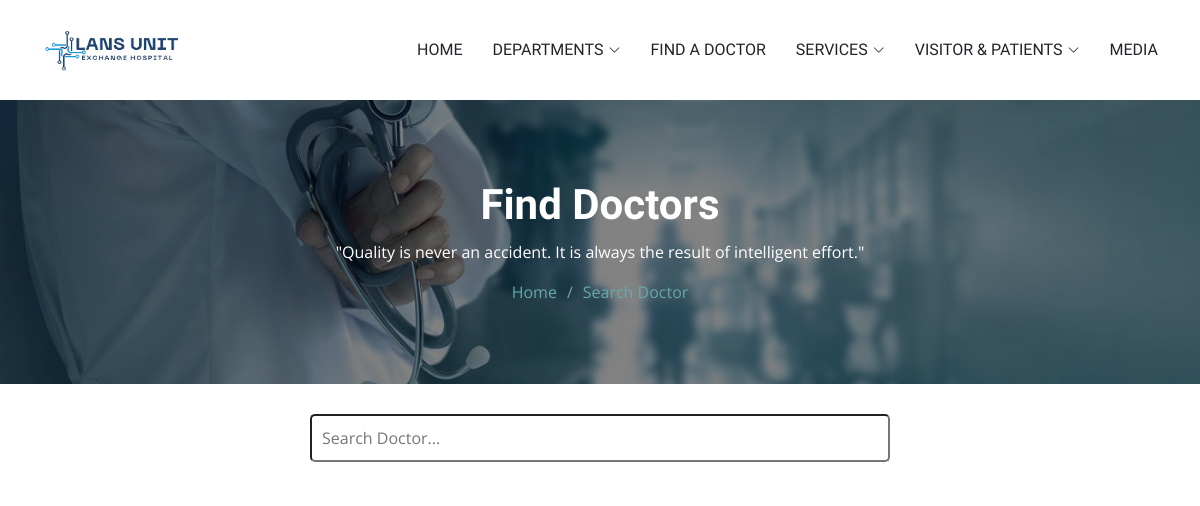
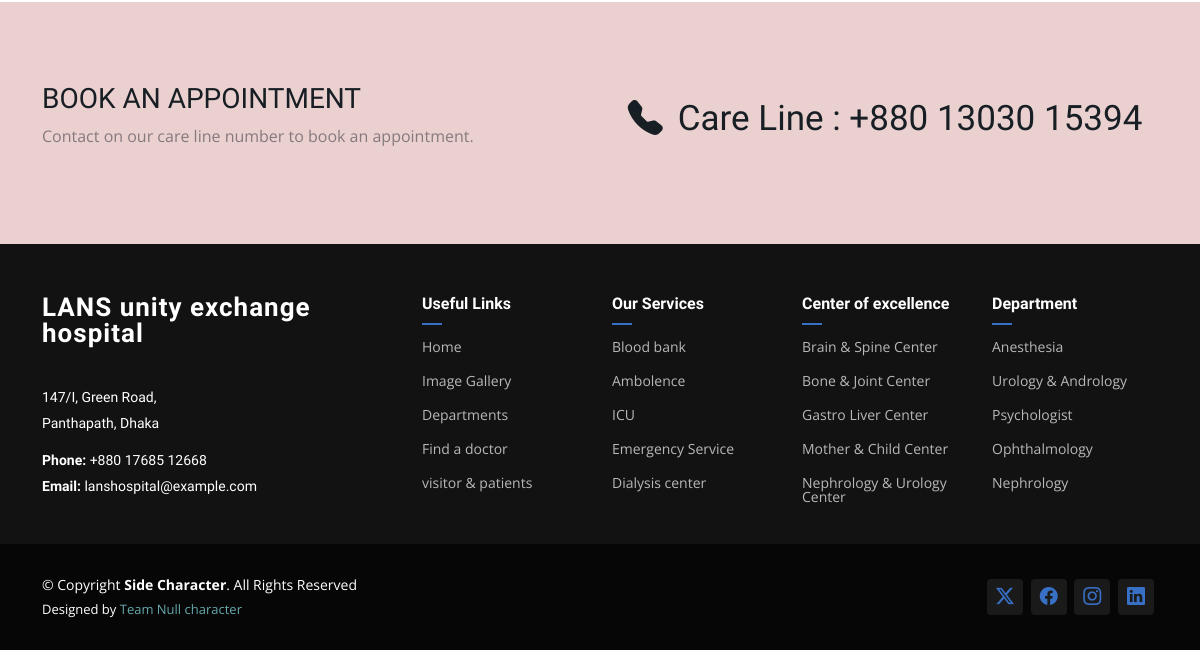
Page /app/find_doctor/ on the earlier database version (2 pictures, top to bottom).
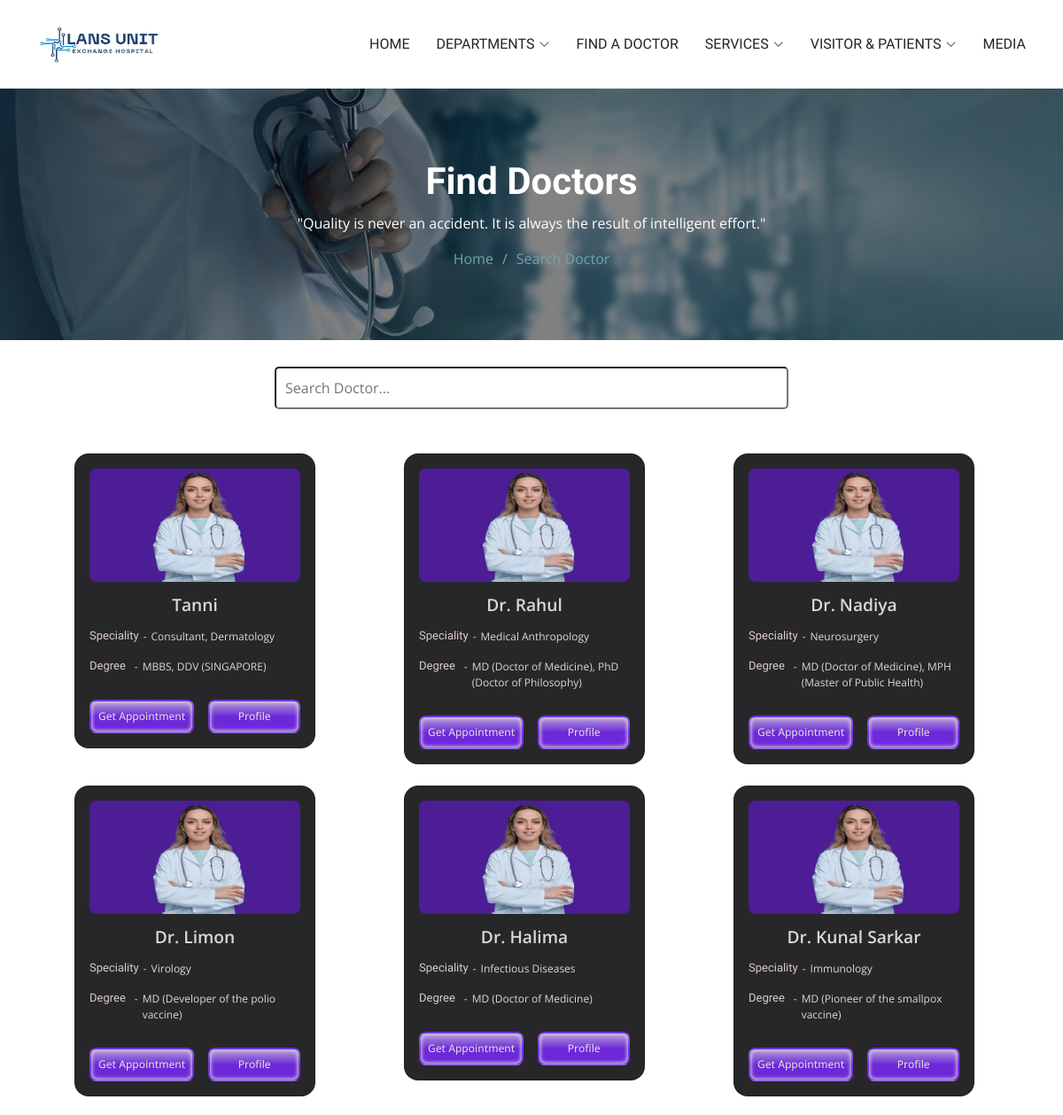
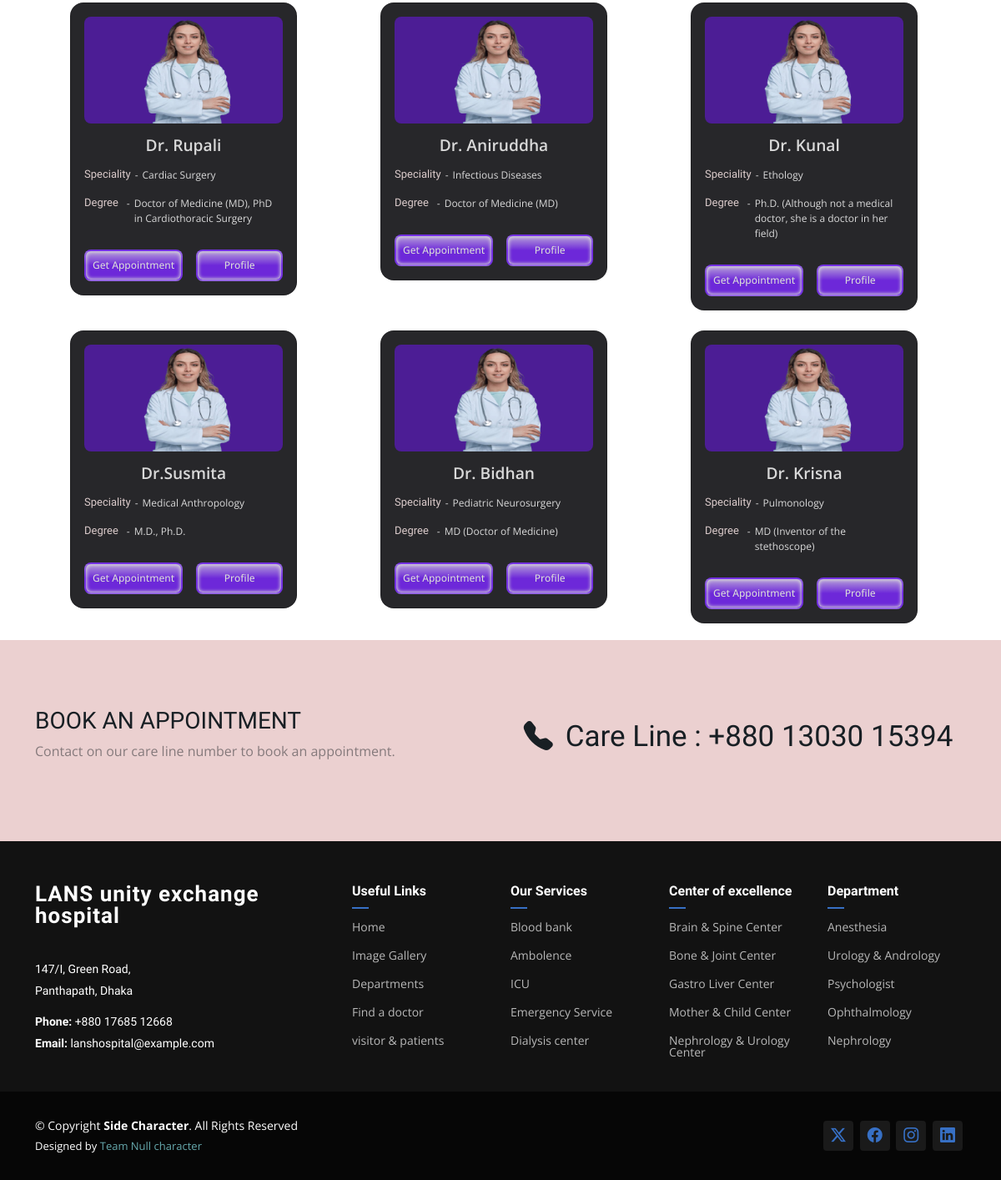
Same page on the later database version (2 pictures, top to bottom).
### LANS_HOSPITAL_APP/models.py (models this page shows)
class Doctor(models.Model):
    name = models.CharField(max_length= 200)
    speciality = models.TextField()
    degree = models.TextField()

### LANS_HOSPITAL_APP/views.py (the view)
# urls.py: path('find_doctor/' , views.find_doctor),
def find_doctor(request):
    doctor = Doctor.objects.all()
    return render(request ,"find_doctor.html"  , {"doctor":doctor})

### LANS_HOSPITAL_APP/templates/find_doctor.html (shortened to what this page needs)
{% extends "lay.html" %} {% load static %} {% block content %}
<main class="main">
  <div
    class="page-title dark-background"
    data-aos="fade"
    style="background-image: url(/static/assets/img/doctor_cover.jpg)"
  >
    <div class="container position-relative">
      <h1>Find Doctors</h1>
      <p>
        "Quality is never an accident. It is always the result of intelligent
        effort."
      </p>
      <nav class="breadcrumbs">
        <ol>
          <li><a href="index.html">Home</a></li>
          <li><a href="current">Search Doctor</a></li>
        </ol>
      </nav>
    </div>
  </div>
  <div class="container-doctor">
    <input
      id="searchbar"
      onkeyup="search_doctor()"
      type="text"
      name="search"
      placeholder="Search Doctor..."
    />
    <div class="container row gy-4 mt-3">
      {% for item in doctor %}
        <div class="col-lg-4">
          <div class="card">
            <div class="image_container-doctor">
              <img
                class="image"
                src="{% static './assets/img/doctors/d1.png' %}"
                alt=""
              />
            </div>
            <div class="title" style="text-align: center">
              <span class="doctor">{{ item.name }}</span>
            </div>
            <div class="size">
              <div class="speciality">
                <h3>Speciality</h3>
                <span style="padding-left: 5px">-</span>
                <p>{{ item.speciality }}</p>
              </div>
              <div class="degree">
                <h3>Degree</h3>
                <span style="padding-left: 10px">-</span>
                <p>{{ item.degree }}</p>
              </div>
            </div>
            <div class="action">
              <div class="price">
                <button class="cart-button">
                  <span><a href="{% url 'profile' item.id %}">Get Appointment</a></span>
                </button>
              </div>
              <button class="cart-button">
                <span><a href="{% url 'profile' item.id %}">Profile</a></span>
              </button>
            </div>
          </div>
        </div>
      {% endfor %}
    </div>
  </div>
  <section id="call-to-action" class="call-to-action section light-background">
    <div class="content">
      <div class="container">
        <div class="row align-items-center">
          <div class="col-lg-6">
            <div data-aos="fade-right">
              <h3>Book an Appointment</h3>
              <p class="opacity-50">
                Contact on our care line number to book an appointment.
              </p>
            </div>
          </div>
          <div class="col-lg-6">
            <div data-aos="fade-left">
              <h1 style="text-align: center" class="careline">
                <a style="padding-right: 15px" href="#"
                  ><i class="bi bi-telephone-fill"></i></a
                >Care Line : +880 13030 15394
              </h1>
            </div>
          </div>
        </div>
      </div>
    </div>
  </section>
</main>
{% endblock %}

### LANS_HOSPITAL_APP/templates/lay.html (shortened to what this page needs)
{% load static %}
<!DOCTYPE html>
<html lang="en">
  <head>
    <link
    href="{% static './assets/vendor/bootstrap/css/bootstrap.min.css' %}"
    rel="stylesheet"
  />
  <link rel="stylesheet" href="https://cdnjs.cloudflare.com/ajax/libs/font-awesome/6.6.0/css/all.min.css" />
  <link
      href="{% static './assets/vendor/bootstrap-icons/bootstrap-icons.css' %}"
      rel="stylesheet"
    />
    <link href="{% static './assets/vendor/aos/aos.css' %}" rel="stylesheet" />
    <link href="{% static './assets/vendor/swiper/swiper-bundle.min.css' %}" rel="stylesheet" />
    <link rel="stylesheet" href="{% static './assets/css/main.css' %}">
  </head>
  <body class="index-page">
    <header
      id="header"
      class="header d-flex align-items-center position-relative"
    >
      <div
        class="container-fluid container-xl position-relative d-flex align-items-center justify-content-between"
      >
        <a href="index.html" class="logo d-flex align-items-center">
          <img src="{% static './assets/img/main_logo.png' %}" alt="Hopital Logo" />
        </a>
        <nav id="navmenu" class="navmenu">
          <ul>
            <li><a href="/app/home">HOME</a></li>
            <li class="dropdown">
              <a href="#"
                >DEPARTMENTS<i
                  class="bi bi-chevron-down toggle-dropdown"
                ></i
              ></a>
            </li>
            <li><a href="/app/find_doctor">FIND A DOCTOR</a></li>
            <li class="dropdown">
              <a href="#"
                ><span>SERVICES</span>
                <i class="bi bi-chevron-down toggle-dropdown"></i
              ></a>
            </li>
            <li class="dropdown">
              <a href="#"
                ><span>VISITOR & PATIENTS</span>
                <i class="bi bi-chevron-down toggle-dropdown"></i
              ></a>
            </li>
            <li><a href="/app/media/">MEDIA</a></li>
          </ul>
        </nav>
      </div>
    </header>
    {%block content %}
    {% endblock %}
    <footer id="footer" class="footer dark-background">
      <div class="footer-top">
        <div class="container">
          <div class="row gy-4">
            <div class="col-lg-4 col-md-6 footer-about">
              <a href="index.html" class="logo d-flex align-items-center">
                <span class="sitename">LANS unity exchange hospital</span>
              </a>
              <div class="footer-contact pt-3">
                <p>147/I, Green Road,</p>
                <p>Panthapath, Dhaka</p>
                <p class="mt-3">
                  <strong>Phone:</strong> <span>+880 17685 12668</span>
                </p>
                <p>
                  <strong>Email:</strong> <span>lanshospital@example.com</span>
                </p>
              </div>
            </div>
            <div class="col-lg-2 col-md-3 footer-links">
              <h4>Useful Links</h4>
              <ul>
                <li><a href="index.html">Home</a></li>
                <li><a href="media.html">Image Gallery</a></li>
                <li><a href="#">Departments</a></li>
                <li><a href="#">Find a doctor</a></li>
                <li><a href="#">visitor & patients</a></li>
              </ul>
            </div>
            <div class="col-lg-2 col-md-3 footer-links">
              <h4>Our Services</h4>
              <ul>
                <li><a href="blood_bank.html">Blood bank</a></li>
                <li><a href="emergency_service.html">Ambolence</a></li>
                <li><a href="ICU.html">ICU</a></li>
                <li><a href="emergency_service.html">Emergency Service</a></li>
                <li><a href="dialysis_cantre.html">Dialysis center</a></li>
              </ul>
            </div>
            <div class="col-lg-2 col-md-3 footer-links">
              <h4>Center of excellence</h4>
              <ul>
                <li><a href="brain.html">Brain & Spine Center</a></li>
                <li><a href="bone.html">Bone & Joint Center</a></li>
                <li><a href="gestro.html">Gastro Liver Center</a></li>
                <li><a href="mother.html">Mother & Child Center</a></li>
                <li>
                  <a href="nephrologycenter.html"
                    >Nephrology & Urology Center</a
                  >
                </li>
              </ul>
            </div>
            <div class="col-lg-2 col-md-3 footer-links">
              <h4>Department</h4>
              <ul>
                <li><a href="anesthesia.html">Anesthesia</a></li>
                <li><a href="urology.html">Urology & Andrology</a></li>
                <li><a href="Psychologist.html">Psychologist</a></li>
                <li><a href="ophthalmology.html">Ophthalmology</a></li>
                <li><a href="nephrology.html">Nephrology</a></li>
              </ul>
            </div>
          </div>
        </div>
      </div>
      <div class="copyright text-center">
        <div
          class="container d-flex flex-column flex-lg-row justify-content-center justify-content-lg-between align-items-center"
        >
          <div
            class="d-flex flex-column align-items-center align-items-lg-start"
          >
            <div>
              © Copyright <strong><span>Side Character</span></strong
              >. All Rights Reserved
            </div>
            <div class="credits">
              Designed by
              <a href="https://www.facebook.com/profile.php?id=100010274190175"
                >Team Null character</a
              >
            </div>
          </div>
          <div class="social-links order-first order-lg-last mb-3 mb-lg-0">
            <a href="#"><i class="bi bi-twitter-x"></i></a>
            <a href="https://www.facebook.com/profile.php?id=100010274190175"
              ><i class="bi bi-facebook"></i
            ></a>
            <a href="#"><i class="bi bi-instagram"></i></a>
            <a href="#"><i class="bi bi-linkedin"></i></a>
          </div>
        </div>
      </div>
    </footer>
  </body>
</html>

Differences in the rows shown:
added Doctor: name "Tanni", speciality "Consultant, Dermatology", degree "MBBS, DDV (SINGAPORE)"
added Doctor: name "Dr. Rahul", speciality "Medical Anthropology", degree "MD (Doctor of Medicine), PhD (Doctor of Philosophy)"
added Doctor: name "Dr. Nadiya", speciality "Neurosurgery", degree "MD (Doctor of Medicine), MPH (Master of Public Health)"
added Doctor: name "Dr. Limon", speciality "Virology", degree "MD (Developer of the polio vaccine)"
added Doctor: name "Dr. Halima", speciality "Infectious Diseases", degree "MD (Doctor of Medicine)"
added Doctor: name "Dr. Kunal Sarkar", speciality "Immunology", degree "MD (Pioneer of the smallpox vaccine)"
added Doctor: name "Dr. Rupali", speciality "Cardiac Surgery", degree "Doctor of Medicine (MD), PhD in Cardiothoracic Surgery"
added Doctor: name "Dr. Aniruddha", speciality "Infectious Diseases", degree "Doctor of Medicine (MD)"
added Doctor: name "Dr. Kunal", speciality "Ethology", degree "Ph.D. (Although not a medical doctor, she is a doctor in her field)"
added Doctor: name "Dr.Susmita", speciality "Medical Anthropology", degree "M.D., Ph.D."
added Doctor: name "Dr. Bidhan", speciality "Pediatric Neurosurgery", degree "MD (Doctor of Medicine)"
added Doctor: name "Dr. Krisna", speciality "Pulmonology", degree "MD (Inventor of the stethoscope)"
